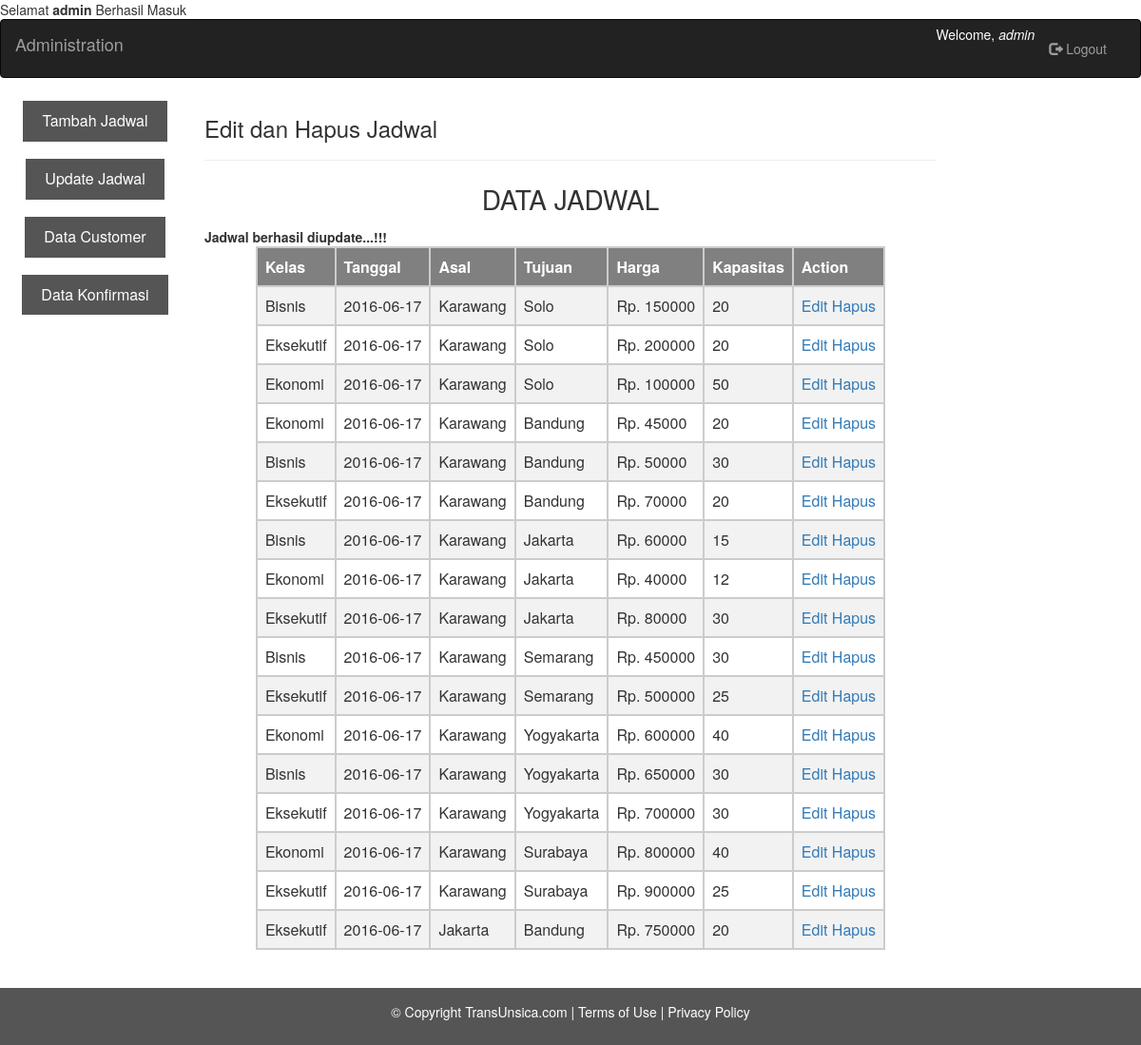
The app's page /Admin/Update-Jadwal.php?notif=sukses (signed in) with its own data.
### tables this page shows
CREATE TABLE `tb_jadwal` (
  `No` int(11) NOT NULL,
  `Kelas` varchar(10) DEFAULT NULL,
  `Tgl` date DEFAULT NULL,
  `Asal` varchar(20) DEFAULT NULL,
  `Tujuan` varchar(20) DEFAULT NULL,
  `Harga` int(11) DEFAULT NULL,
  `Kapasitas` int(11) DEFAULT NULL
);

### Class/saveJadwal.php (the view, shortened to what this page needs)
<?php
 class saveJadwal extends jadwal{
    function tampilData($con){
        echo "<table id='valid' border='1' align='center'>";
        echo "<tr><th>Kelas</th><th>Tanggal</th><th>Asal</th><th>Tujuan</th><th>Harga</th><th>Kapasitas</th><th>Action</th></tr>";
        $query = "SELECT * FROM tb_jadwal ORDER BY No";
        $hasil = mysqli_query($con, $query);
        while($data = mysqli_fetch_array($hasil)){
            echo    "<tr><td>".$data['Kelas']."</td><td>".$data['Tgl'].
                    "</td><td>".$data['Asal']."</td><td>".$data['Tujuan'].
                    "</td><td>Rp. ".$data['Harga']."</td><td>".$data['Kapasitas'].
                    "</td><td>
                    <a href='Edit-Jadwal.php?no=".$data['No']."'>Edit</a>
                    <a href='".$_SERVER['PHP_SELF']."?op=del&no=".$data['No']."'>Hapus</a></td></tr>";
        }
        echo "</table>";
    }
}
?>

### CSS/validasi.css (style rules this page uses)
th, td { border: 2px solid #cccccc; text-align: left; padding: 8px; }
tr:nth-child(even) { background-color: #f2f2f2 }
th { background-color: #808080; color: white; }

### records on screen
tb_jadwal: Kelas "Bisnis", Tgl "2016-06-17", Asal "Karawang", Tujuan "Solo", Harga "150000", Kapasitas "20"
tb_jadwal: Kelas "Eksekutif", Tgl "2016-06-17", Asal "Karawang", Tujuan "Solo", Harga "200000", Kapasitas "20"
tb_jadwal: Kelas "Ekonomi", Tgl "2016-06-17", Asal "Karawang", Tujuan "Solo", Harga "100000", Kapasitas "50"
tb_jadwal: Kelas "Ekonomi", Tgl "2016-06-17", Asal "Karawang", Tujuan "Bandung", Harga "45000", Kapasitas "20"
tb_jadwal: Kelas "Bisnis", Tgl "2016-06-17", Asal "Karawang", Tujuan "Bandung", Harga "50000", Kapasitas "30"
tb_jadwal: Kelas "Eksekutif", Tgl "2016-06-17", Asal "Karawang", Tujuan "Bandung", Harga "70000", Kapasitas "20"
tb_jadwal: Kelas "Bisnis", Tgl "2016-06-17", Asal "Karawang", Tujuan "Jakarta", Harga "60000", Kapasitas "15"
tb_jadwal: Kelas "Ekonomi", Tgl "2016-06-17", Asal "Karawang", Tujuan "Jakarta", Harga "40000", Kapasitas "12"
tb_jadwal: Kelas "Eksekutif", Tgl "2016-06-17", Asal "Karawang", Tujuan "Jakarta", Harga "80000", Kapasitas "30"
tb_jadwal: Kelas "Bisnis", Tgl "2016-06-17", Asal "Karawang", Tujuan "Semarang", Harga "450000", Kapasitas "30"
tb_jadwal: Kelas "Eksekutif", Tgl "2016-06-17", Asal "Karawang", Tujuan "Semarang", Harga "500000", Kapasitas "25"
tb_jadwal: Kelas "Ekonomi", Tgl "2016-06-17", Asal "Karawang", Tujuan "Yogyakarta", Harga "600000", Kapasitas "40"
tb_jadwal: Kelas "Bisnis", Tgl "2016-06-17", Asal "Karawang", Tujuan "Yogyakarta", Harga "650000", Kapasitas "30"
tb_jadwal: Kelas "Eksekutif", Tgl "2016-06-17", Asal "Karawang", Tujuan "Yogyakarta", Harga "700000", Kapasitas "30"
tb_jadwal: Kelas "Ekonomi", Tgl "2016-06-17", Asal "Karawang", Tujuan "Surabaya", Harga "800000", Kapasitas "40"
tb_jadwal: Kelas "Eksekutif", Tgl "2016-06-17", Asal "Karawang", Tujuan "Surabaya", Harga "900000", Kapasitas "25"
tb_jadwal: Kelas "Eksekutif", Tgl "2016-06-17", Asal "Jakarta", Tujuan "Bandung", Harga "750000", Kapasitas "20"

### other values on screen
$_SESSION['username'] "admin"
$pesan "Jadwal berhasil diupdate...!!!"
